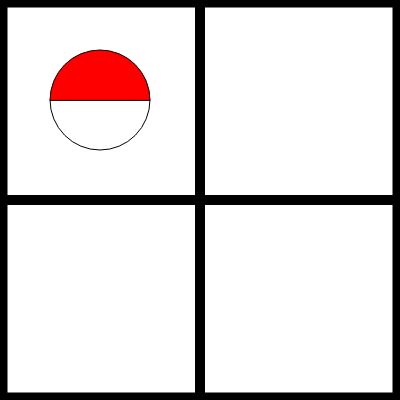
Frame 1 (no input)
Frame 60 (no input): identical to frame 1, image omitted
Frame 120 (the mouse pressed at the canvas centre since frame 60): identical to frame 1, image omitted

The p5.js sketch that drew this single still picture (run headless with seeded random() and noise() and a simulated clock; from frame 60 on, the mouse is pressed at the canvas centre):

// p5.js sketch
// ── sketch.js
// Jaeyong Lee
// Track Mouse in 4 Squares
// CS099
// Spring 2020

function setup() {
  createCanvas(400, 400);
}

function draw() {
  background(220);
  push(); strokeWeight(15);
  rect(0, 0, 400, 400);
  pop();
  push();strokeWeight(10);
  line(200, 0, 200, 400);
  line(0, 200, 400, 200);
  pop();
  
  // top left
  if (0<= mouseX && mouseX <= 200 && 0<= mouseY && mouseY <= 200){
    push();
    fill(255);
       arc(100, 100, 100, 100, 0, PI, CHORD);
    fill('RED');
       arc(100, 100, 100, 100, PI, 0, CHORD);
    pop();
      }
  // top right
  else if(200 <= mouseX && mouseX <= 400 && 0 <= mouseY  && mouseY <= 200){
     push();
    fill(255);
       arc(300, 100, 100, 100, HALF_PI, PI+ HALF_PI, CHORD);
    fill('blue');
       arc(300, 100, 100, 100,  PI+ HALF_PI, HALF_PI, CHORD);
    pop();
     }
  // bottom right
  else if(200 <= mouseX && mouseX<=400 && 200 <= mouseY && mouseY <= 400){
    push();
    fill('green');
       arc(300, 300, 100, 100, 0, PI, CHORD);
    fill(255);
       arc(300, 300, 100, 100, PI, 0, CHORD);
    pop();
          }
  // bottom left
  else if (mouseX>=0 && mouseX <= 200 && 200 <= mouseY && mouseY <= 400){
           push();
    fill('yellow');
       arc(100, 300, 100, 100, HALF_PI, PI+ HALF_PI, CHORD);
    fill(255);
       arc(100, 300, 100, 100,  PI+ HALF_PI, HALF_PI, CHORD);
    pop();
           }
  else{
  }
}
